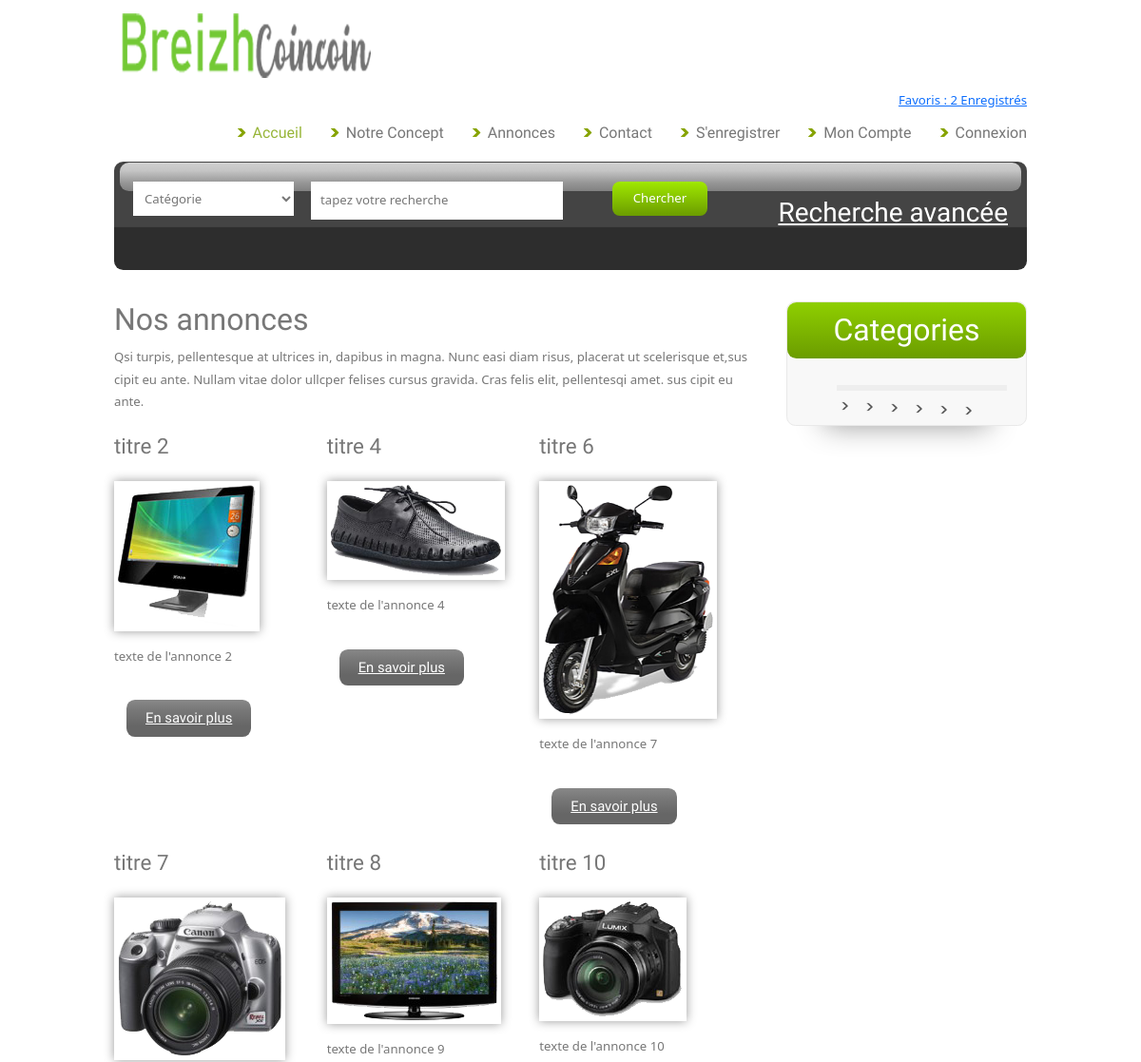
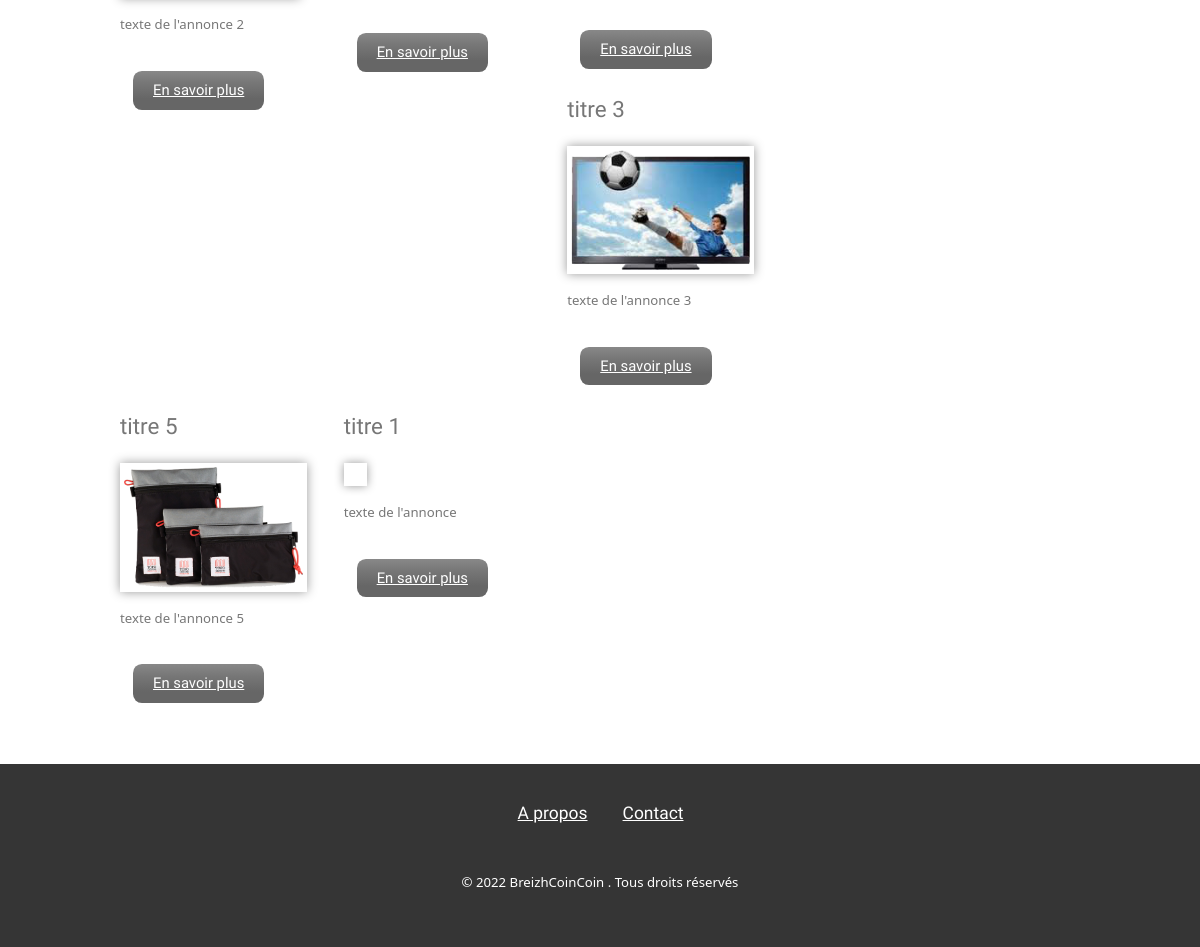
The page /bzhccTEMPLATE/categories.php on the database its author committed (2 pictures, top to bottom).
### tables this page shows
CREATE TABLE `annonces` (
  `id` int(11) NOT NULL,
  `title` varchar(100) NOT NULL,
  `price` double NOT NULL,
  `date_creation` date DEFAULT NULL,
  `image` varchar(80) NOT NULL,
  `description` text NOT NULL,
  `categorie` int(11) NOT NULL,
  `author_id` int(11) DEFAULT NULL,
  `location` varchar(50) DEFAULT NULL,
  `statut` varchar(50) DEFAULT NULL
);

CREATE TABLE `categories` (
  `id` int(11) NOT NULL,
  `NAME` varchar(100) DEFAULT NULL
);

### bzhccTEMPLATE/categories.php (the view, shortened to what this page needs)
<?php
include("inc/top.php");
?>
<?php if(empty($_GET)) : ?>
<div class="main">
<div class="ser-main">
	<h4>Nos annonces</h4>
	<div class="ser-para">
	<p>Qsi turpis, pellentesque at ultrices in, dapibus in magna. Nunc easi diam risus, placerat ut scelerisque et,sus cipit eu ante. Nullam vitae dolor ullcper felises cursus gravida. Cras felis elit, pellentesqi amet. sus cipit eu ante. </p>
	</div>
	<?php
			$req = $conn -> prepare("SELECT id,title,price,DATE_FORMAT(date_creation,'%d/%m/%Y' )as date_creation_format,image,description,categorie , author_id, location,statut FROM annonces ORDER BY date_creation");
			$req->execute();
			while($result= $req->fetch(PDO::FETCH_ASSOC)): ?>
<div class="ser-grid-list">
	<h5><?= $result["title"] ?></h5>
	<img src="images/<?= $result["image"] ?>" alt="">
	<p><?= $result["description"] ?></p>
	<div class="btn top"><a href="annonce.php">En savoir plus</a></div>
	</div>
	<?php endwhile ?>
	</div>
<div class="sidebar">
<div class="s-main">
	<div class="s_hdr">
		<h2>Categories</h2>
	</div>
	<div class="text1-nav">
		<ul>
		<?php
		$req=$conn->query('SELECT * FROM categories');
		while($donnees = $req->fetch())
		: ?>
			<li><a href=""><?=  $donnees["cat"]?></a></li>
		<?php endwhile ?>
	    </ul>
	</div>
</div>
</div>
</div>
<?php endif ?>
<?php
include("inc/bottom.php");
?>

### bzhccTEMPLATE/inc/top.php (shortened to what this page needs)
<!DOCTYPE HTML>
<html>
<head>
<link href="css/style.css" rel="stylesheet" type="text/css" media="all" />
<link href="https://cdn.jsdelivr.net/npm/bootstrap@5.2.0-beta1/dist/css/bootstrap.min.css" rel="stylesheet">
</head>
<body>
<div class="wrap">
<div class="header">
	<div class="logo">
		<a href="index.php"><img src="images/logo.png" alt=""> </a>
	</div>
	<div class="header-right">
	<div class="contact-info">
		<ul>
			<li><a href="favoris.php">Favoris : 2 enregistrés</a></li>
		</ul>
	</div>
	<div class="menu">
	 	 <ul class="nav">
        <li class="active"><a href="index.php" title="Home">Accueil</a></li>
  		<li><a href="apropos.php">Notre concept</a></li>
  	     <li><a href="categories.php">Annonces</a></li>
  		<li><a href="contact.php">Contact</a></li>
  		<li><a href="sinscrire.php">S'enregistrer</a></li>
	    <li><a href="index.php">Mon compte</a></li>
		<?php
		$mail = $_SESSION["email"];
		if(isset($mail)) {
		echo '<li><a href="../Configs/deconnexion.php">Déconnexion</a></li>';
		} else {
			echo '<li><a href="../login.php">Connexion</a></li>';
		}
		?>
      </ul>
	 </div>
	 </div>
</div>
<div class="hdr-btm pad-w3l">
<div class="hdr-btm-bg"></div>
<div class="hdr-btm-left">
	<div class="drp-dwn">
	<form action="categories.php" method="GET">
			<select class="custom-select" id="select-1" name="select-1">
		<option selected="selected">Catégorie</option>
		</select>
	</div>
	<div class="search">
		<input type="text" value="tapez votre recherche" >
		<input type="submit" value="Chercher" class="pad-w3l-search">
	</div>
	<div class="txt-right">
		<h3><a href="">Recherche avancée</a></h3>
	</div>
</div>
</div>

### bzhccTEMPLATE/inc/bottom.php
</div>
<div class="footer-bg">
<div class="wrap">
<div class="footer">
	<div class="f_nav">
		<ul>
			<li><a href="#">A propos</a></li>
			<li><a href="#">Contact</a></li>
		</ul>
	</div>
	<div class="footer1">
		<p>&copy; 2022 BreizhCoinCoin . Tous droits réservés</p>
	</div>
</div>
</div>
</div>
</body>
</html>

### rows shown on the page
annonces: title "titre 2", image (picture), description "texte de l'annonce 2"
annonces: title "titre 4", image (picture), description "texte de l'annonce 4"
annonces: title "titre 6", image (picture), description "texte de l'annonce 7"
annonces: title "titre 7", image (picture), description "texte de l'annonce 2"
annonces: title "titre 8", image (picture), description "texte de l'annonce 9"
annonces: title "titre 10", image (picture), description "texte de l'annonce 10"
annonces: title "titre 3", image (picture), description "texte de l'annonce 3"
annonces: title "titre 5", image (picture), description "texte de l'annonce 5"
annonces: title "titre 1", image (picture), description "texte de l'annonce"
